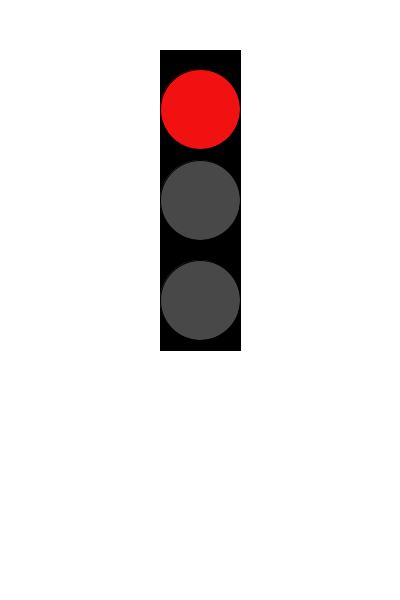
Frame 1 (no input)
Frame 60 (the mouse pressed at the canvas centre just before this capture): identical to frame 1, image omitted
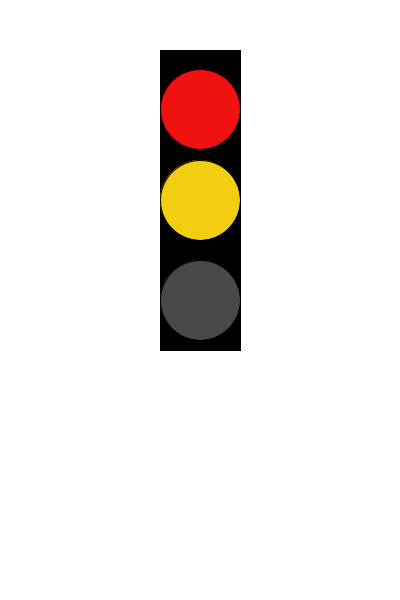
Frame 120 (the mouse held since frame 60 and released just before this capture)

The Processing sketch that drew these frames (run headless with seeded random() and noise(); from frame 60 on, the mouse is pressed at the canvas centre):

// Processing sketch: TaskSix
// ── TaskSix.pde
//TaskSix

int red = color(242, 17, 17);
int yellow = color(242, 205, 17);
int green = color(17, 242, 17);
int grey = color(72, 72, 72);

int light1 = red;
int light2 = grey;
int light3 = grey;

void setup () {
  size(400, 600);
  background(255);
  /*
  //Removed the box from setup because of color from lights being visible after light has changed.
  rectMode(CENTER);
  fill(0);
  rect(width/2, height/3, width/5, height/2);
  */
  //frameRate(5);
}

void draw () {
  switch(frameCount%400) {
  case 0:
    light1 = red;
    light2 = grey;
    light3 = grey;
    println("Rødt");
    break;
  case 100:
    light1 = red;
    light2 = yellow;
    light3 = grey;
    println("Skifter til grøn");
    break;
  case 200:
    light1 = grey;
    light2 = grey;
    light3 = green;
    println("Grønt lys");
    break;
  case 300:
    light1 = grey;
    light2 = yellow;
    light3 = grey;
    println("Skifter til gult");
    break;
  }

  //Put my box in draw mode instead of setup, because of color being visible behind the grey circles when light changes.
  rectMode(CENTER);
  fill(0);
  rect(width/2, height/3, width/5, height/2);


  fill(light1);
  ellipse(width/2, height/5.5, width/5, width/5);

  fill(light2);
  ellipse(width/2, height/3, width/5, width/5);

  fill(light3);
  ellipse(width/2, height/2, width/5, width/5);
}
